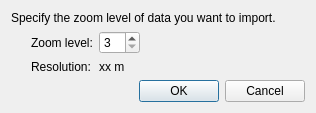
<?xml version="1.0" encoding="UTF-8"?>
<ui version="4.0">
 <class>GeoDataPointmapWebImporterRegionDialog</class>
 <widget class="QDialog" name="GeoDataPointmapWebImporterRegionDialog">
  <property name="geometry">
   <rect>
    <x>0</x>
    <y>0</y>
    <width>316</width>
    <height>113</height>
   </rect>
  </property>
  <property name="windowTitle">
   <string>Zoom Level Setting</string>
  </property>
  <layout class="QVBoxLayout" name="verticalLayout">
   <item>
    <widget class="QLabel" name="descLabel">
     <property name="text">
      <string>Specify the zoom level of data you want to import.</string>
     </property>
    </widget>
   </item>
   <item>
    <layout class="QHBoxLayout" name="horizontalLayout">
     <item>
      <spacer name="horizontalSpacer">
       <property name="orientation">
        <enum>Qt::Horizontal</enum>
       </property>
       <property name="sizeType">
        <enum>QSizePolicy::Fixed</enum>
       </property>
       <property name="sizeHint" stdset="0">
        <size>
         <width>20</width>
         <height>20</height>
        </size>
       </property>
      </spacer>
     </item>
     <item>
      <layout class="QGridLayout" name="gridLayout">
       <item row="0" column="0">
        <widget class="QLabel" name="zoomLevelLabel">
         <property name="text">
          <string>Zoom level:</string>
         </property>
        </widget>
       </item>
       <item row="0" column="1">
        <widget class="QSpinBox" name="zoomLevelSpinBox">
         <property name="minimum">
          <number>3</number>
         </property>
         <property name="maximum">
          <number>20</number>
         </property>
        </widget>
       </item>
       <item row="1" column="0">
        <widget class="QLabel" name="resolutionLabel">
         <property name="text">
          <string>Resolution:</string>
         </property>
        </widget>
       </item>
       <item row="1" column="1">
        <widget class="QLabel" name="resolutionValueLabel">
         <property name="text">
          <string>xx m</string>
         </property>
        </widget>
       </item>
      </layout>
     </item>
     <item>
      <spacer name="horizontalSpacer_2">
       <property name="orientation">
        <enum>Qt::Horizontal</enum>
       </property>
       <property name="sizeHint" stdset="0">
        <size>
         <width>40</width>
         <height>20</height>
        </size>
       </property>
      </spacer>
     </item>
    </layout>
   </item>
   <item>
    <spacer name="verticalSpacer">
     <property name="orientation">
      <enum>Qt::Vertical</enum>
     </property>
     <property name="sizeHint" stdset="0">
      <size>
       <width>20</width>
       <height>0</height>
      </size>
     </property>
    </spacer>
   </item>
   <item>
    <widget class="QDialogButtonBox" name="buttonBox">
     <property name="orientation">
      <enum>Qt::Horizontal</enum>
     </property>
     <property name="standardButtons">
      <set>QDialogButtonBox::Cancel|QDialogButtonBox::Ok</set>
     </property>
    </widget>
   </item>
  </layout>
 </widget>
 <resources/>
 <connections>
  <connection>
   <sender>buttonBox</sender>
   <signal>accepted()</signal>
   <receiver>GeoDataPointmapWebImporterRegionDialog</receiver>
   <slot>accept()</slot>
   <hints>
    <hint type="sourcelabel">
     <x>248</x>
     <y>254</y>
    </hint>
    <hint type="destinationlabel">
     <x>157</x>
     <y>274</y>
    </hint>
   </hints>
  </connection>
  <connection>
   <sender>buttonBox</sender>
   <signal>rejected()</signal>
   <receiver>GeoDataPointmapWebImporterRegionDialog</receiver>
   <slot>reject()</slot>
   <hints>
    <hint type="sourcelabel">
     <x>316</x>
     <y>260</y>
    </hint>
    <hint type="destinationlabel">
     <x>286</x>
     <y>274</y>
    </hint>
   </hints>
  </connection>
 </connections>
</ui>
